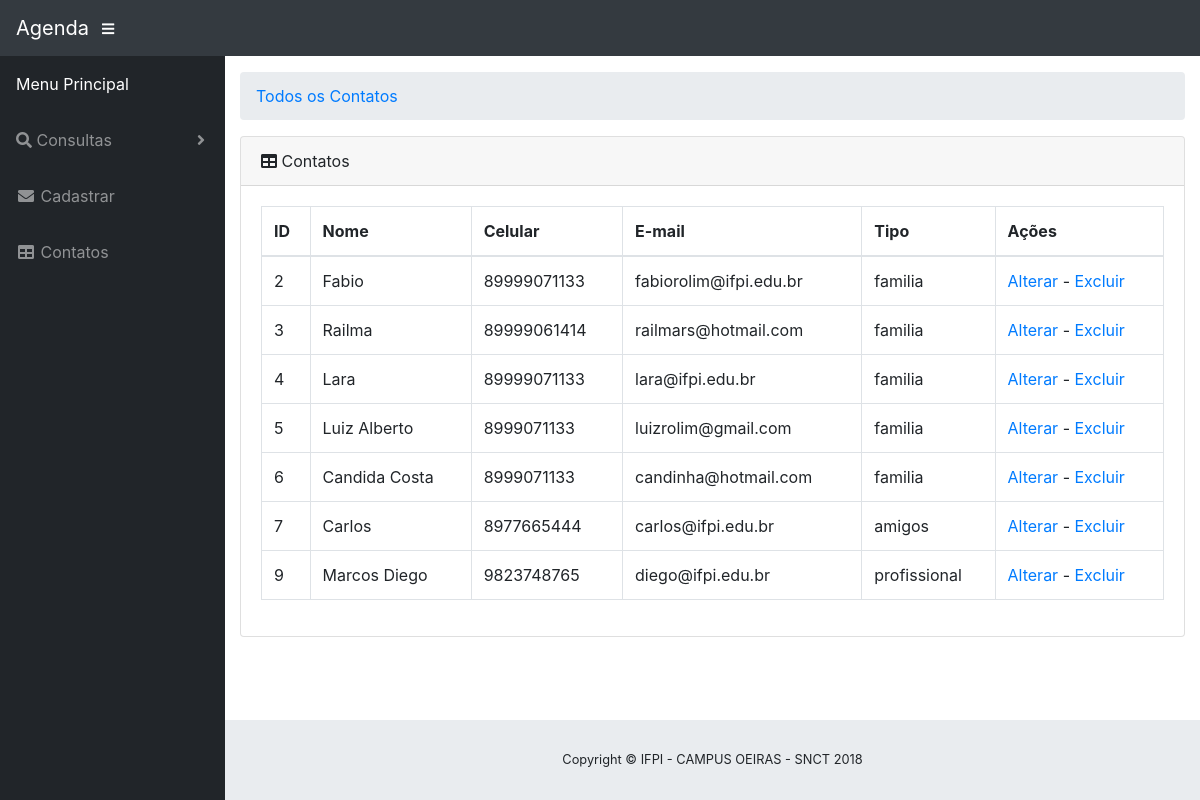
Page /listar on the earlier database version.
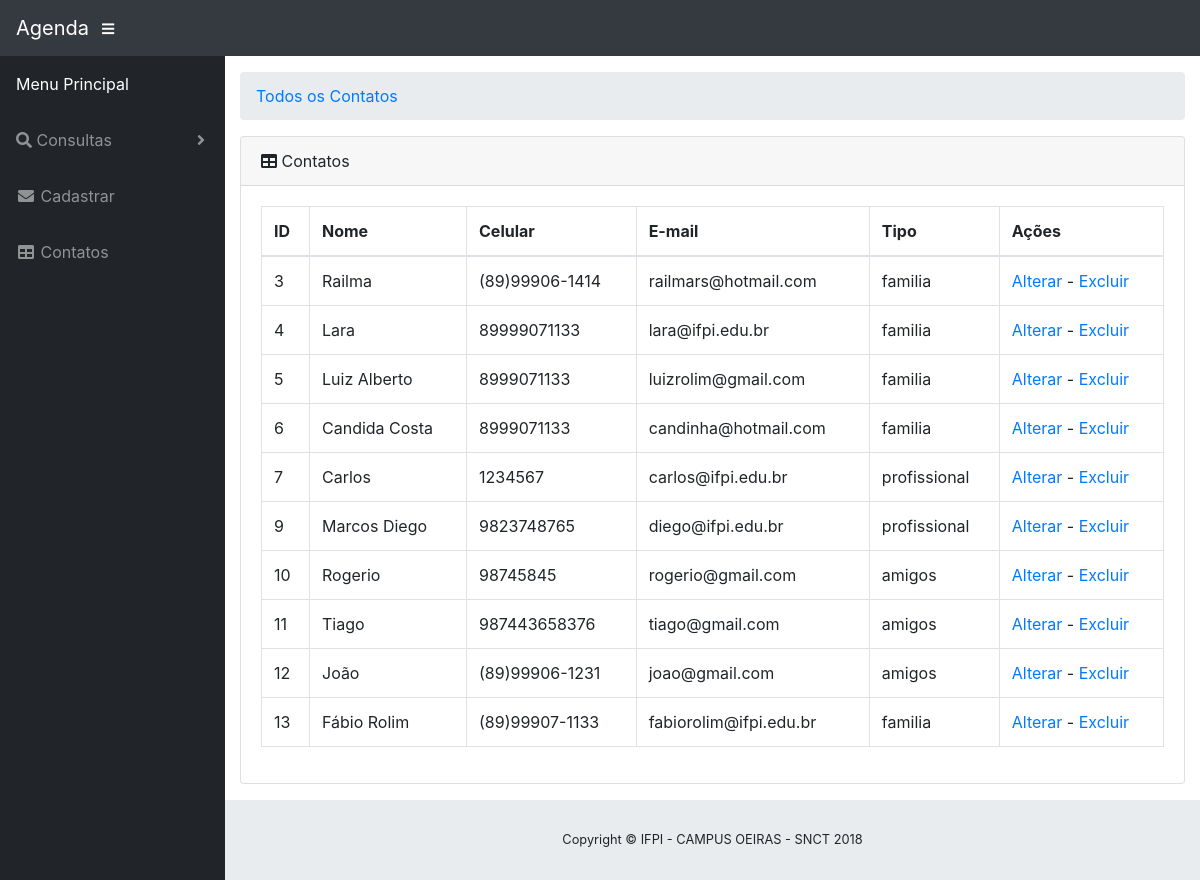
Same page on the later database version.
### tables this page shows
CREATE TABLE contatos (id INTEGER PRIMARY KEY AUTOINCREMENT, nome VARCHAR, cel VARCHAR, email VARCHAR, tipo VARCHAR);

### aplicacao.py (the view)
@app.route('/listar')
def listar():
    conexao = sqlite3.connect(DATABASE)
    cursor = conexao.cursor()
    sql = "SELECT * FROM contatos"
    cursor.execute(sql)
    contatos = cursor.fetchall()
    return render_template('listar.html', contatos = contatos, titulo = 'Todos os Contatos')

### templates/listar.html
{% extends "template.html"%}
{% block conteudo %}
<div class="card mb-3">
    <div class="card-header">
        <i class="fas fa-table"></i>
        Contatos</div>
    <div class="card-body">
        {% if not contatos %}
            <h3>Nenhum contato encontrado!</h3>
        {% else %}
        <div class="table-responsive">
            <table class="table table-bordered" id="dataTable" width="100%" cellspacing="0">
                <thead>
                    <tr>
                        <th>ID</th>
                        <th>Nome</th>
                        <th>Celular</th>
                        <th>E-mail</th>
                        <th>Tipo</th>
                        <th>Ações</th>
                    </tr>
                </thead>
                <tbody>
                    {% for contato in contatos %}
                    <tr>
                        <td>{{ contato[0] }}</td>
                        <td>{{ contato[1] }}</td>
                        <td>{{ contato[2] }}</td>
                        <td>{{ contato[3] }}</td>
                        <td>{{ contato[4] }}</td>
                        <td>
                            <a href="{{ url_for('alterar', id=contato[0]) }}">Alterar</a>
                            - <a href="{{ url_for('excluir', id=contato[0]) }}">Excluir</a>
                        </td>
                    </tr>
                    {% endfor %}
                </tbody>
            </table>
        </div>
        {% endif %}
    </div>
</div>
{% endblock %}

### templates/template.html (shortened to what this page needs)
<!DOCTYPE html>
<html lang="pt-br">
<head>
  <link href="static/vendor/bootstrap/css/bootstrap.min.css" rel="stylesheet">
  <link href="static/vendor/fontawesome-free/css/all.min.css" rel="stylesheet" type="text/css">
  <link href="static/vendor/datatables/dataTables.bootstrap4.css" rel="stylesheet">
  <link href="static/css/sb-admin.css" rel="stylesheet">
</head>
<body id="page-top">
  <nav class="navbar navbar-expand navbar-dark bg-dark static-top">
    <a class="navbar-brand mr-1" href="">Agenda</a>
    <button class="btn btn-link btn-sm text-white order-1 order-sm-0" id="sidebarToggle" href="#">
      <i class="fas fa-bars"></i>
    </button>
  </nav>
  <div id="wrapper">
    <ul class="sidebar navbar-nav">
      <li class="nav-item active">
        <a class="nav-link" href="/listar">
          <span>Menu Principal</span>
        </a>
      </li>
      <li class="nav-item dropdown">
        <a class="nav-link dropdown-toggle" href="#" id="pagesDropdown" role="button" data-toggle="dropdown"
          aria-haspopup="true" aria-expanded="false">
          <i class="fas fa-search"></i>
          <span>Consultas</span>
        </a>
      </li>
      <li class="nav-item">
          <a class="nav-link" href="/novo">
            <i class="fas fa-envelope fa-fw"></i>
            <span>Cadastrar</span></a>
        </li>
      <li class="nav-item">
        <a class="nav-link" href="/listar">
          <i class="fas fa-fw fa-table"></i>
          <span>Contatos</span></a>
      </li>
    </ul>
    <div id="content-wrapper">
      <div class="container-fluid">
        <ol class="breadcrumb">
          <li class="breadcrumb-item">
            <a href="#">{{ titulo }}</a>
          </li>
        </ol>
        {% block conteudo%}
        {% endblock %}
        <footer class="sticky-footer">
          <div class="container my-auto">
            <div class="copyright text-center my-auto">
              <span>Copyright © IFPI - CAMPUS OEIRAS - SNCT 2018</span>
            </div>
          </div>
        </footer>
      </div>
    </div>
</body>
</html>

### static/css/sb-admin.css (style rules this page uses)
html { position: relative; min-height: 100%; }
body { height: 100%; }
#wrapper { display: -webkit-box; display: -ms-flexbox; display: flex; }
#wrapper #content-wrapper { overflow-x: hidden; width: 100%; padding-top: 1rem; padding-bottom: 80px; }
.navbar-nav .nav-item.active .nav-link { color: #fff; }
.navbar-nav .nav-item.dropdown .dropdown-toggle::after { width: 1rem; text-align: center; float: right; vertical-align: 0; border: 0; font-weight: 900; content: '\f105'; font-family: 'Font Awesome 5 Free'; }
.sidebar { width: 90px !important; background-color: #212529; min-height: calc(100vh - 56px); }
.sidebar .nav-item:last-child { margin-bottom: 1rem; }
.sidebar .nav-item .nav-link { text-align: center; padding: 0.75rem 1rem; width: 90px; }
.sidebar .nav-item .nav-link span { font-size: 0.65rem; display: block; }
.sidebar .nav-item.dropdown .dropdown-toggle::after { display: none; }
.sidebar .nav-item .nav-link { color: rgba(255, 255, 255, 0.5); }
@media (min-width: 768px) { .sidebar { width: 225px !important; } }
@media (min-width: 768px) { .sidebar .nav-item .nav-link { display: block; width: 100%; text-align: left; padding: 1rem; width: 225px; } }
@media (min-width: 768px) { .sidebar .nav-item .nav-link span { font-size: 1rem; display: inline; } }
@media (min-width: 768px) { .sidebar .nav-item.dropdown .dropdown-toggle::after { display: block; } }
:root { --input-padding-x: 0.75rem; --input-padding-y: 0.75rem; }
footer.sticky-footer { display: -webkit-box; display: -ms-flexbox; display: flex; position: absolute; right: 0; bottom: 0; width: calc(100% - 90px); height: 80px; background-color: #e9ecef; }
footer.sticky-footer .copyright { line-height: 1; font-size: 0.8rem; }
@media (min-width: 768px) { footer.sticky-footer { width: calc(100% - 225px); } }

Differences in the rows shown:
removed contatos: id "2", nome "Fabio", cel "89999071133", email "fabiorolim@ifpi.edu.br", tipo "familia"
changed contatos "Railma": cel "89999061414" → "(89)99906-1414"
changed contatos "Carlos": cel "8977665444" → "1234567"; tipo "amigos" → "profissional"
added contatos: id "10", nome "Rogerio", cel "98745845", email "rogerio@gmail.com", tipo "amigos"
added contatos: id "11", nome "Tiago", cel "987443658376", email "tiago@gmail.com", tipo "amigos"
added contatos: id "12", nome "João", cel "(89)99906-1231", email "joao@gmail.com", tipo "amigos"
added contatos: id "13", nome "Fábio Rolim", cel "(89)99907-1133", email "fabiorolim@ifpi.edu.br", tipo "familia"
